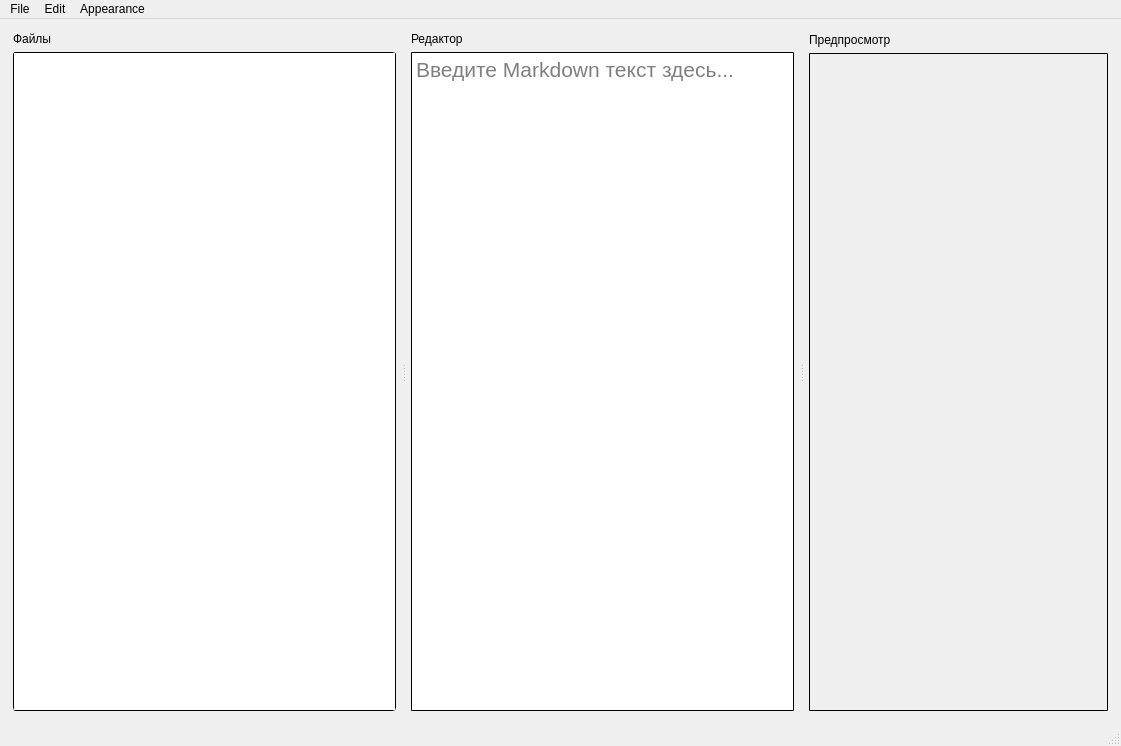
<?xml version="1.0" encoding="UTF-8"?>
<ui version="4.0">
 <class>MainWindow</class>
 <widget class="QMainWindow" name="MainWindow">
  <property name="geometry">
   <rect>
    <x>0</x>
    <y>0</y>
    <width>1121</width>
    <height>746</height>
   </rect>
  </property>
  <property name="minimumSize">
   <size>
    <width>800</width>
    <height>400</height>
   </size>
  </property>
  <property name="windowTitle">
   <string>MainWindow</string>
  </property>
  <widget class="QWidget" name="centralwidget">
   <layout class="QHBoxLayout" name="horizontalLayout">
    <property name="leftMargin">
     <number>13</number>
    </property>
    <property name="topMargin">
     <number>13</number>
    </property>
    <property name="rightMargin">
     <number>13</number>
    </property>
    <property name="bottomMargin">
     <number>13</number>
    </property>
    <item>
     <widget class="QSplitter" name="splitter">
      <property name="orientation">
       <enum>Qt::Horizontal</enum>
      </property>
      <property name="handleWidth">
       <number>15</number>
      </property>
      <widget class="QWidget" name="layoutWidget">
       <layout class="QVBoxLayout" name="verticalLayout_3" stretch="0,0">
        <property name="sizeConstraint">
         <enum>QLayout::SetDefaultConstraint</enum>
        </property>
        <property name="leftMargin">
         <number>0</number>
        </property>
        <item>
         <widget class="QLabel" name="label">
          <property name="baseSize">
           <size>
            <width>0</width>
            <height>15</height>
           </size>
          </property>
          <property name="text">
           <string>Файлы</string>
          </property>
         </widget>
        </item>
        <item>
         <widget class="QTreeWidget" name="treeWidget">
          <property name="sizePolicy">
           <sizepolicy hsizetype="Expanding" vsizetype="Expanding">
            <horstretch>0</horstretch>
            <verstretch>0</verstretch>
           </sizepolicy>
          </property>
          <property name="maximumSize">
           <size>
            <width>16777215</width>
            <height>16777215</height>
           </size>
          </property>
          <property name="baseSize">
           <size>
            <width>200</width>
            <height>0</height>
           </size>
          </property>
          <property name="styleSheet">
           <string notr="true">QWidget {border: 1px solid #000000;border-radius: 3px;}</string>
          </property>
          <property name="headerHidden">
           <bool>true</bool>
          </property>
         </widget>
        </item>
       </layout>
      </widget>
      <widget class="QWidget" name="layoutWidget">
       <layout class="QVBoxLayout" name="verticalLayout_4">
        <item>
         <widget class="QLabel" name="label_2">
          <property name="maximumSize">
           <size>
            <width>16777215</width>
            <height>15</height>
           </size>
          </property>
          <property name="baseSize">
           <size>
            <width>0</width>
            <height>15</height>
           </size>
          </property>
          <property name="text">
           <string>Редактор</string>
          </property>
         </widget>
        </item>
        <item>
         <widget class="QTextEdit" name="textEdit">
          <property name="font">
           <font>
            <pointsize>16</pointsize>
            <weight>50</weight>
            <italic>false</italic>
            <bold>false</bold>
            <underline>false</underline>
           </font>
          </property>
          <property name="styleSheet">
           <string notr="true">QWidget {border: 1px solid #000000;border-radius: 1px;}</string>
          </property>
          <property name="undoRedoEnabled">
           <bool>true</bool>
          </property>
          <property name="acceptRichText">
           <bool>true</bool>
          </property>
          <property name="placeholderText">
           <string>Введите Markdown текст здесь...</string>
          </property>
         </widget>
        </item>
       </layout>
      </widget>
      <widget class="QWidget" name="layoutWidget">
       <layout class="QVBoxLayout" name="verticalLayout_5">
        <item>
         <widget class="QLabel" name="label_3">
          <property name="maximumSize">
           <size>
            <width>16777215</width>
            <height>15</height>
           </size>
          </property>
          <property name="baseSize">
           <size>
            <width>0</width>
            <height>15</height>
           </size>
          </property>
          <property name="text">
           <string>Предпросмотр</string>
          </property>
         </widget>
        </item>
        <item>
         <widget class="EditableWebEngineView" name="webView" native="true">
          <property name="minimumSize">
           <size>
            <width>200</width>
            <height>0</height>
           </size>
          </property>
          <property name="baseSize">
           <size>
            <width>200</width>
            <height>0</height>
           </size>
          </property>
          <property name="autoFillBackground">
           <bool>false</bool>
          </property>
          <property name="styleSheet">
           <string notr="true">QWidget {border: 1px solid #000000;border-radius: 1px;}</string>
          </property>
         </widget>
        </item>
       </layout>
      </widget>
     </widget>
    </item>
   </layout>
  </widget>
  <widget class="QMenuBar" name="menubar">
   <property name="geometry">
    <rect>
     <x>0</x>
     <y>0</y>
     <width>1121</width>
     <height>25</height>
    </rect>
   </property>
   <widget class="QMenu" name="menuFile">
    <property name="title">
     <string>File</string>
    </property>
    <addaction name="actionOpen"/>
    <addaction name="actionSave"/>
    <addaction name="separator"/>
    <addaction name="actionPDF"/>
   </widget>
   <widget class="QMenu" name="menuEdit">
    <property name="title">
     <string>Edit</string>
    </property>
    <widget class="QMenu" name="menuSet_Header">
     <property name="title">
      <string>Set Header</string>
     </property>
     <addaction name="actionHeader1"/>
     <addaction name="actionHeader2"/>
     <addaction name="actionHeader3"/>
     <addaction name="actionHeader4"/>
     <addaction name="actionHeader5"/>
     <addaction name="actionHeader6"/>
    </widget>
    <addaction name="actionUndo"/>
    <addaction name="actionRedo"/>
    <addaction name="separator"/>
    <addaction name="actionCopy"/>
    <addaction name="actionPaste"/>
    <addaction name="separator"/>
    <addaction name="menuSet_Header"/>
   </widget>
   <widget class="QMenu" name="menuAppearance">
    <property name="title">
     <string>Appearance</string>
    </property>
    <widget class="QMenu" name="menuTheme">
     <property name="title">
      <string>Theme</string>
     </property>
     <addaction name="actionDark"/>
     <addaction name="actionLight"/>
     <addaction name="actionAqua"/>
     <addaction name="actionEmerald"/>
     <addaction name="actionAmethyst"/>
     <addaction name="actionSunny"/>
     <addaction name="actionCustom1"/>
     <addaction name="actionCustom2"/>
    </widget>
    <addaction name="menuTheme"/>
    <addaction name="separator"/>
    <addaction name="actionBold"/>
    <addaction name="actionItalic"/>
    <addaction name="separator"/>
   </widget>
   <addaction name="menuFile"/>
   <addaction name="menuEdit"/>
   <addaction name="menuAppearance"/>
  </widget>
  <widget class="QStatusBar" name="statusbar"/>
  <action name="actionOpen">
   <property name="text">
    <string>New Kartei</string>
   </property>
   <property name="shortcut">
    <string>Ctrl+N</string>
   </property>
  </action>
  <action name="actionSave">
   <property name="text">
    <string>Save</string>
   </property>
   <property name="shortcut">
    <string>Ctrl+S</string>
   </property>
  </action>
  <action name="actionSave_As">
   <property name="text">
    <string>Save As</string>
   </property>
   <property name="shortcut">
    <string>Ctrl+Shift+S</string>
   </property>
  </action>
  <action name="actionUndo">
   <property name="text">
    <string>Undo</string>
   </property>
   <property name="shortcut">
    <string>Ctrl+Z</string>
   </property>
  </action>
  <action name="actionRedo">
   <property name="text">
    <string>Redo</string>
   </property>
   <property name="shortcut">
    <string>Ctrl+Shift+Z</string>
   </property>
  </action>
  <action name="actionCopy">
   <property name="text">
    <string>Copy</string>
   </property>
   <property name="shortcut">
    <string>Ctrl+C</string>
   </property>
  </action>
  <action name="actionPaste">
   <property name="text">
    <string>Paste</string>
   </property>
   <property name="shortcut">
    <string>Ctrl+V</string>
   </property>
  </action>
  <action name="actionDark_Mode">
   <property name="text">
    <string>Dark Mode</string>
   </property>
  </action>
  <action name="actionLight_Mode">
   <property name="text">
    <string>Light Mode</string>
   </property>
  </action>
  <action name="actionNewFile">
   <property name="checkable">
    <bool>false</bool>
   </property>
   <property name="text">
    <string>New</string>
   </property>
   <property name="shortcut">
    <string>Ctrl+N</string>
   </property>
  </action>
  <action name="action1">
   <property name="text">
    <string>1</string>
   </property>
  </action>
  <action name="action2">
   <property name="text">
    <string>2</string>
   </property>
  </action>
  <action name="action3">
   <property name="text">
    <string>3</string>
   </property>
  </action>
  <action name="action4">
   <property name="text">
    <string>4</string>
   </property>
  </action>
  <action name="actionPDF">
   <property name="text">
    <string>Export to PDF</string>
   </property>
  </action>
  <action name="actionBold">
   <property name="text">
    <string>Bold</string>
   </property>
   <property name="shortcut">
    <string>Ctrl+B</string>
   </property>
  </action>
  <action name="actionItalic">
   <property name="text">
    <string>Italic</string>
   </property>
   <property name="shortcut">
    <string>Ctrl+I</string>
   </property>
  </action>
  <action name="actionUnderline">
   <property name="text">
    <string>Underline</string>
   </property>
  </action>
  <action name="actionSetColor">
   <property name="text">
    <string>Set Color</string>
   </property>
  </action>
  <action name="actionHeader1">
   <property name="text">
    <string>Header 1</string>
   </property>
  </action>
  <action name="actionHeader2">
   <property name="text">
    <string>Header 2</string>
   </property>
  </action>
  <action name="actionHeader3">
   <property name="text">
    <string>Header 3</string>
   </property>
  </action>
  <action name="actionHeader4">
   <property name="text">
    <string>Header 4</string>
   </property>
  </action>
  <action name="actionHeader5">
   <property name="text">
    <string>Header 5</string>
   </property>
  </action>
  <action name="actionHeader6">
   <property name="text">
    <string>Header 6</string>
   </property>
  </action>
  <action name="actionDark">
   <property name="text">
    <string>Dark</string>
   </property>
  </action>
  <action name="actionLight">
   <property name="text">
    <string>Light</string>
   </property>
  </action>
  <action name="actionAqua">
   <property name="text">
    <string>Aqua</string>
   </property>
  </action>
  <action name="actionCustom1">
   <property name="text">
    <string>Custom1</string>
   </property>
  </action>
  <action name="actionCustom2">
   <property name="text">
    <string>Custom2</string>
   </property>
  </action>
  <action name="actionEmerald">
   <property name="text">
    <string>Emerald</string>
   </property>
  </action>
  <action name="actionAmethyst">
   <property name="text">
    <string>Amethyst</string>
   </property>
  </action>
  <action name="actionSunny">
   <property name="text">
    <string>Sunny</string>
   </property>
  </action>
 </widget>
 <customwidgets>
  <customwidget>
   <class>EditableWebEngineView</class>
   <extends>QWidget</extends>
   <header location="global">editablewebengineview.h</header>
   <container>1</container>
  </customwidget>
 </customwidgets>
 <resources/>
 <connections/>
</ui>
